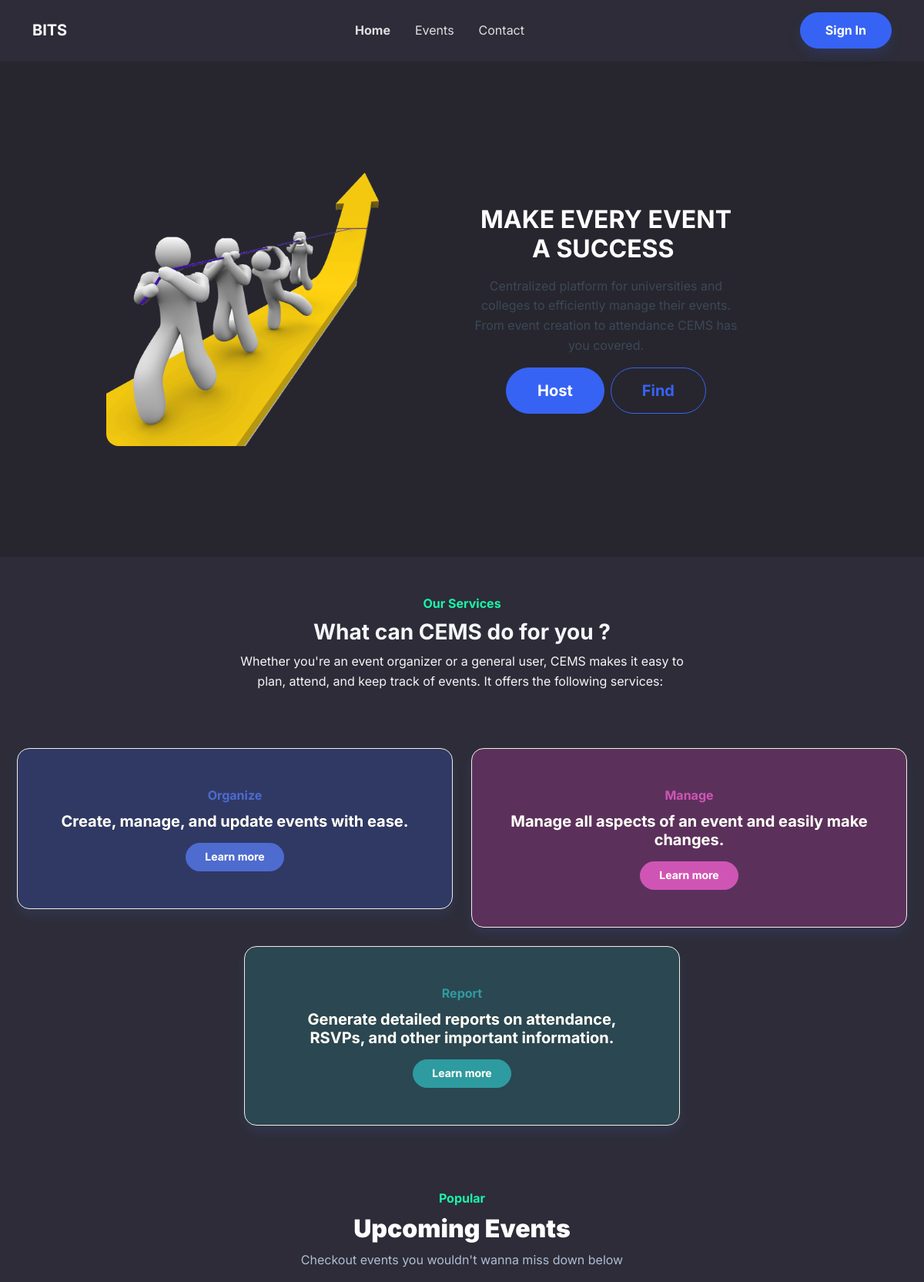
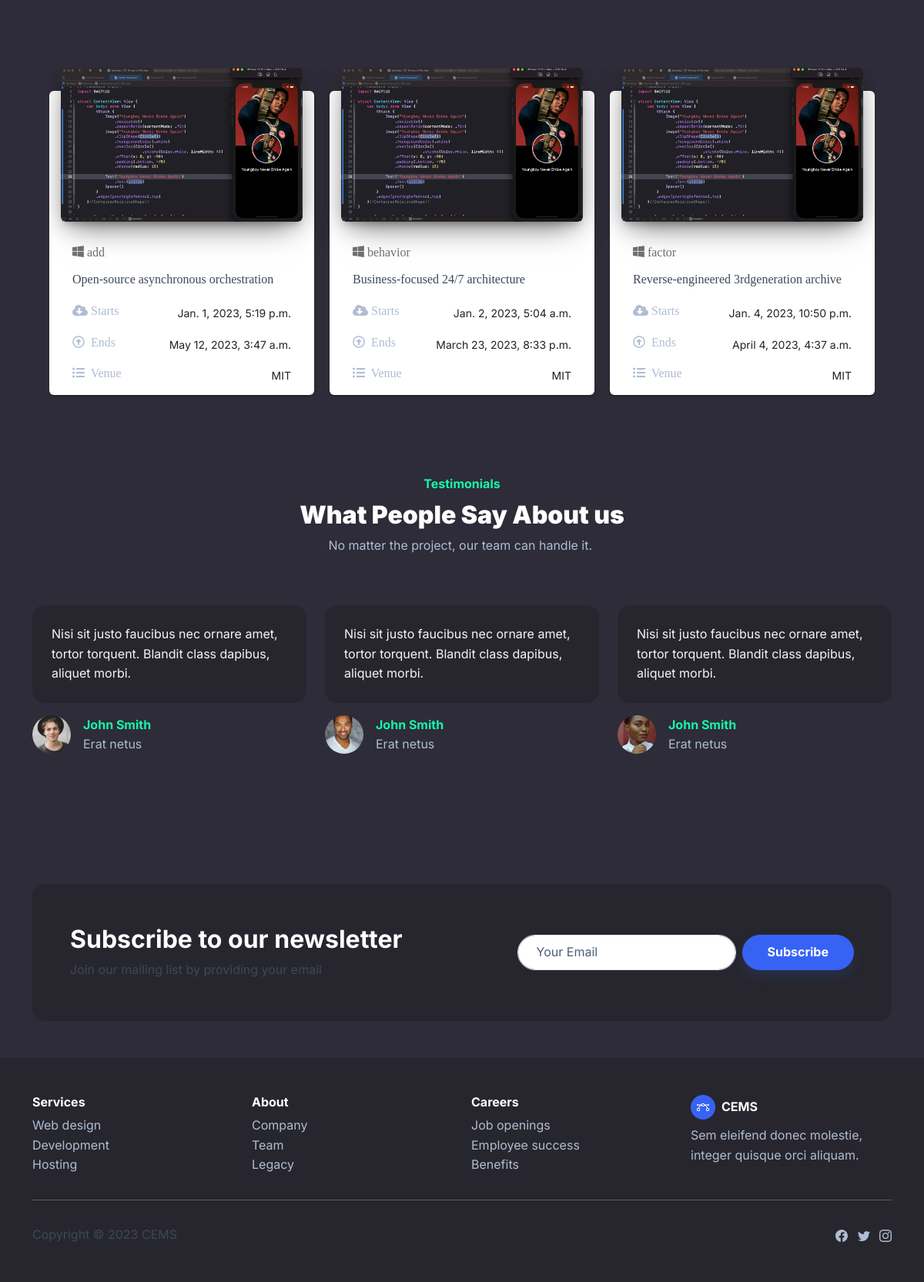
The page / on the database its author committed (2 pictures, top to bottom).
### index_app/models.py (models this page shows, shortened)
class Event(models.Model):
    category = models.ForeignKey(
        "Category", null=True, on_delete=models.SET_NULL)
    title = models.CharField(max_length=250)
    description = models.TextField()
    start_date = models.DateTimeField()
    end_date = models.DateTimeField()
    guests = models.PositiveIntegerField(null=True)
    poster = models.ImageField(
        upload_to='poster', default='default.png')
    host = models.ForeignKey(User(), on_delete=models.CASCADE,null=True)
    approved = models.BooleanField(default=False)
    draft = models.BooleanField(default=True)
    venue = models.ForeignKey('venue',on_delete=models.SET_NULL,null=True)
    class Meta:
        verbose_name = 'Event'
        verbose_name_plural = 'Events'
        ordering = ['start_date']
    def get_absolute_url(self):
        return reverse("event-detail", kwargs={"pk": self.pk})

class Category(models.Model):
    name = models.CharField(max_length=250)
    image = models.ImageField(
        upload_to='images', default='default.png')
    description = models.TextField()
    class Meta:
        verbose_name = 'Category'
        verbose_name_plural = 'Categories'
    def __str__(self):
        return self.name

### index_app/views.py (the view)
# urls.py: path('',views.index,name='index'),
def index(request):
    context = {}
    context['upcoming'] = Event.objects.all()
    return render(request, 'index.html', context)

### index_app/templates/index.html (shortened to what this page needs)
{% extends 'base_generic.html' %} {% load static %}
{% block styles %}
<link rel="stylesheet" href="https://cdnjs.cloudflare.com/ajax/libs/OwlCarousel2/2.3.4/assets/owl.carousel.min.css">
<link rel="stylesheet" href="{% static 'assets/css/OwlCarousel-2.css' %}">
<link rel="stylesheet" href="{% static 'assets/css/Responsive-UI-Card.css' %}">
{% endblock styles %}
{% block main %}
<header class="bg-dark">
	<div class="container py-4 py-xl-5">
		<div class="row gy-4 gy-md-0">
			<div class="col-md-6">
				<div class="p-xl-5 m-xl-5">
					<img class="rounded img-fluid w-100 fit-cover" style="min-height: 300px"
						src="{% static 'assets/img/trans/pngegg-2.png' %}" loading="lazy" />
				</div>
			</div>
			<div class="col-md-6 d-md-flex align-items-md-center">
				<div class="text-center" style="max-width: 350px">
					<h2 class="text-uppercase fw-bold text-center">
						Make every event a success&nbsp;
					</h2>
					<p class="my-3">
						Centralized platform for universities and colleges to
						efficiently manage their events. From event creation to
						attendance CEMS has you covered.
					</p>
					<a class="btn btn-primary btn-lg me-2" role="button" href="event_form.html">Host</a><a
						class="btn btn-outline-primary btn-lg" role="button" href="events.html">Find</a>
				</div>
			</div>
		</div>
	</div>
</header>
<section class="py-5">
	<div class="row text-light" style="margin: 0">
		<div class="col-md-8 col-xl-6 text-center mx-auto">
			<p class="fw-bold text-success mb-2">Our Services</p>
			<h3 class="fw-bold">What can CEMS&nbsp;do for you ?</h3>
			<p class="text-light">
				Whether you're an event organizer or a general user, CEMS makes
				it easy to plan, attend, and keep track of events. It offers the
				following services:&nbsp;
			</p>
		</div>
	</div>
</section>
<section>
	<div class="row row-cols-1 row-cols-md-2 d-flex justify-content-center"
		style="margin: 0; padding: 10px; filter: sepia(26%)">
		<div class="col mb-4">
			<div class="card bg-primary-light bg-secondary bg-gradient border rounded shadow">
				<div class="card-body text-center px-4 py-5 px-md-5">
					<p class="fw-bold text-primary card-text mb-2">Organize</p>
					<h5 class="fw-bold card-title mb-3">
						Create, manage, and update events with ease.
					</h5>
					<button class="btn btn-primary btn-sm" type="button">
						Learn more
					</button>
				</div>
			</div>
		</div>
		<div class="col mb-4">
			<div class="card bg-secondary-light bg-secondary bg-gradient border rounded shadow">
				<div class="card-body text-center px-4 py-5 px-md-5">
					<p class="fw-bold text-secondary card-text mb-2">Manage</p>
					<h5 class="fw-bold card-title mb-3">
						Manage all aspects of an event and easily make changes.
					</h5>
					<button class="btn btn-secondary btn-sm" type="button">
						Learn more
					</button>
				</div>
			</div>
		</div>
		<div class="col mb-4">
			<div class="card bg-info-light bg-secondary bg-gradient border rounded shadow">
				<div class="card-body text-center px-4 py-5 px-md-5">
					<p class="fw-bold text-info card-text mb-2">Report</p>
					<h5 class="fw-bold card-title mb-3">
						Generate detailed reports on attendance, RSVPs, and
						other important information.
					</h5>
					<button class="btn btn-info btn-sm" type="button">
						Learn more
					</button>
				</div>
			</div>
		</div>
	</div>
</section>
<section>
	<div class="container py-4 py-xl-5">
		{% if upcoming %}
		<div class="row mb-5">
			<div class="col-md-8 col-xl-6 text-center mx-auto">
				<p class="fw-bold text-success mb-2">Popular</p>
				<h2 class="fw-bold"><strong>Upcoming Events</strong></h2>
				<p class="text-muted">
					Checkout events you wouldn't wanna miss down below
				</p>
			</div>
		</div>
		<section class="d-flex justify-content-lg-center align-items-lg-center min-vh-100"
			data-bss-disabled-mobile="true" data-aos="fade-up" data-aos-duration="400" style="
						padding-top: 30px;
						padding-bottom: 30px;
						min-height: 50vh !important;
					">
			<div class="container" style="min-width: 90vw">
				<div data-aos="fade-up" data-aos-duration="400" data-aos-delay="200" data-aos-once="true"
					class="owl-slider">
					<div id="carousel" class="owl-carousel" style="padding: 10px">
						{% for upcoming_event in upcoming %}
						{% include "components/upcoming_card.html" with event=upcoming_event %}
						{% endfor %}
					</div>
				</div>
			</div>
		</section>
		{% endif %}
	</div>
</section>
<section class="py-5 mt-5">
	<div class="container py-5" style="margin-top: -184px">
		<div class="row mb-5">
			<div class="col-md-8 col-xl-6 text-center mx-auto">
				<p class="fw-bold text-success mb-2">Testimonials</p>
				<h2 class="fw-bold">
					<strong>What People Say About us</strong>
				</h2>
				<p class="text-muted">
					No matter the project, our team can handle it.&nbsp;
				</p>
			</div>
		</div>
		<div class="row row-cols-1 row-cols-sm-2 row-cols-lg-3 d-sm-flex justify-content-sm-center">
			<div class="col mb-4">
				<div class="d-flex flex-column align-items-center align-items-sm-start">
					<p class="text-light bg-dark border rounded border-dark p-4">
						Nisi sit justo faucibus nec ornare amet, tortor
						torquent. Blandit class dapibus, aliquet morbi.
					</p>
					<div class="d-flex">
						<img class="rounded-circle flex-shrink-0 me-3 fit-cover" width="50" height="50"
							src="{% static 'assets/img/team/avatar2.jpg' %}" />
						<div>
							<p class="fw-bold text-success mb-0">John Smith</p>
							<p class="text-muted mb-0">Erat netus</p>
						</div>
					</div>
				</div>
			</div>
			<div class="col mb-4">
				<div class="d-flex flex-column align-items-center align-items-sm-start">
					<p class="text-light bg-dark border rounded border-dark p-4">
						Nisi sit justo faucibus nec ornare amet, tortor
						torquent. Blandit class dapibus, aliquet morbi.
					</p>
					<div class="d-flex">
						<img class="rounded-circle flex-shrink-0 me-3 fit-cover" width="50" height="50"
							src="{% static 'assets/img/team/avatar4.jpg' %}" />
						<div>
							<p class="fw-bold text-success mb-0">John Smith</p>
							<p class="text-muted mb-0">Erat netus</p>
						</div>
					</div>
				</div>
			</div>
			<div class="col mb-4">
				<div class="d-flex flex-column align-items-center align-items-sm-start">
					<p class="text-light bg-dark border rounded border-dark p-4">
						Nisi sit justo faucibus nec ornare amet, tortor
						torquent. Blandit class dapibus, aliquet morbi.
					</p>
					<div class="d-flex">
						<img class="rounded-circle flex-shrink-0 me-3 fit-cover" width="50" height="50"
							src="{% static 'assets/img/team/avatar5.jpg' %}" />
						<div>
							<p class="fw-bold text-success mb-0">John Smith</p>
							<p class="text-muted mb-0">Erat netus</p>
						</div>
					</div>
				</div>
			</div>
		</div>
	</div>
</section>
<section class="py-5">
	<div class="container">
		<div
			class="bg-dark border rounded border-dark d-flex flex-column justify-content-between align-items-center flex-lg-row p-4 p-lg-5">
			<div class="text-center text-lg-start py-3 py-lg-1">
				<h2 class="fw-bold mb-2">Subscribe to our newsletter</h2>
				<p class="mb-0">
					Join our mailing list by providing your email&nbsp;
				</p>
			</div>
			<form
				class="d-flex justify-content-center align-items-baseline flex-wrap flex-lg-nowrap align-items-xl-center"
				method="post" style="border-style: none">
				<div class="my-2">
					<input class="border rounded-pill shadow-sm form-control" type="email" name="email"
						placeholder="Your Email" />
				</div>
				<div class="my-2">
					<button class="btn btn-primary shadow ms-2" type="submit">
						Subscribe
					</button>
				</div>
			</form>
		</div>
	</div>
</section>
{% endblock main %}

### index_app/templates/components/upcoming_card.html (shortened to what this page needs)
{% load static %}
<div class="item height-350" style="height: auto" data-bss-hover-animate="pulse">
	<div class="blog-card blog-card-blog">
		<div class="blog-card-image">
			<a href="{{event.get_absolute_url}}"
				><img class="img-fluid img" src="{{event.poster.url}}"  style="object-fit:cover;max-height:200px;"
			/></a>
		</div>
		<div class="blog-table">
			<h6
				class="blog-category blog-text-success"
				style="font-family: 'Playfair Display', serif"
			>
				<i class="fab fa-windows" style="font-size: 17px"></i
				>&nbsp;{{event.category}}
			</h6>
			<p
				class="blog-card-description"
				style="font-family: 'Playfair Display', serif"
			>
				{{event.title}}
			</p>
			<div class="ftr">
				<div class="author">
					<a href="https://github.com/DesignofCp" target="_blank"
						><i class="fas fa-cloud-download-alt"></i
						><span style="font-family: 'Playfair Display', serif"
							>&nbsp;Starts</span
						></a
					>
				</div>
				<div class="stats">
					<span>{{event.start_date}}</span>
				</div>
			</div>
			<div class="ftr">
				<div class="author">
					<a href="https://github.com/DesignofCp" target="_blank"
						><i class="far fa-arrow-alt-circle-up"></i
						><span style="font-family: 'Playfair Display', serif"
							>&nbsp; Ends</span
						></a
					>
				</div>
				<div class="stats">
					<span>{{event.end_date}}</span>
				</div>
			</div>
			<div class="ftr">
				<div class="author">
					<a href="https://github.com/DesignofCp" target="_blank"
						><i class="fas fa-list-ul"></i
						><span style="font-family: 'Playfair Display', serif"
							>&nbsp; Venue</span
						></a
					>
				</div>
				<div class="stats">
					<span>MIT</span>
				</div>
			</div>
		</div>
	</div>
</div>

### index_app/static/assets/css/Responsive-UI-Card.css (style rules this page uses)
.blog-card-blog { margin-top: 30px; }
.blog-card { display: inline-block; position: relative; width: 100%; margin-bottom: 30px; border-radius: 6px; color: rgba(0, 0, 0, 0.87); background: #fff; box-shadow: 0 2px 2px 0 rgba(0, 0, 0, 0.14), 0 3px 1px -2px rgba(0, 0, 0, 0.2), 0 1px 5px 0 rgba(0, 0, 0, 0.12); }
.blog-card .blog-card-image { height: 60%; position: relative; overflow: hidden; margin-left: 15px; margin-right: 15px; margin-top: -30px; border-radius: 6px; box-shadow: 0 16px 38px -12px rgba(0, 0, 0, 0.56), 0 4px 25px 0px rgba(0, 0, 0, 0.12), 0 8px 10px -5px rgba(0, 0, 0, 0.2); }
.blog-card .blog-card-image img { width: 100%; height: 100%; border-radius: 6px; pointer-events: none; }
.blog-card .blog-table { padding: 15px 30px; }
.blog-table { margin-bottom: 0px; }
.blog-category { position: relative; line-height: 0; margin: 15px 0; }
.blog-text-success { color: #6f6f6f!important; }
p { color: #3C4857; margin-top: 0; margin-bottom: 1rem; }
.blog-card .ftr { margin-top: 15px; }
.blog-card .ftr .author { color: #888; }
.blog-card .ftr div { display: inline-block; }
.blog-card .ftr .stats { position: relative; top: 1px; font-size: 14px; }
.blog-card .ftr .stats { float: right; line-height: 30px; }
a { text-decoration: none; }

### rows shown on the page
Event: poster (placeholder picture), category "add", title "Open-source asynchronous orchestration", start_date "Jan. 1, 2023, 5:19 p.m.", end_date "May 12, 2023, 3:47 a.m."
Event: poster (placeholder picture), category "behavior", title "Business-focused 24/7 architecture", start_date "Jan. 2, 2023, 5:04 a.m.", end_date "March 23, 2023, 8:33 p.m."
Event: poster (placeholder picture), category "factor", title "Reverse-engineered 3rdgeneration archive", start_date "Jan. 4, 2023, 10:50 p.m.", end_date "April 4, 2023, 4:37 a.m."
